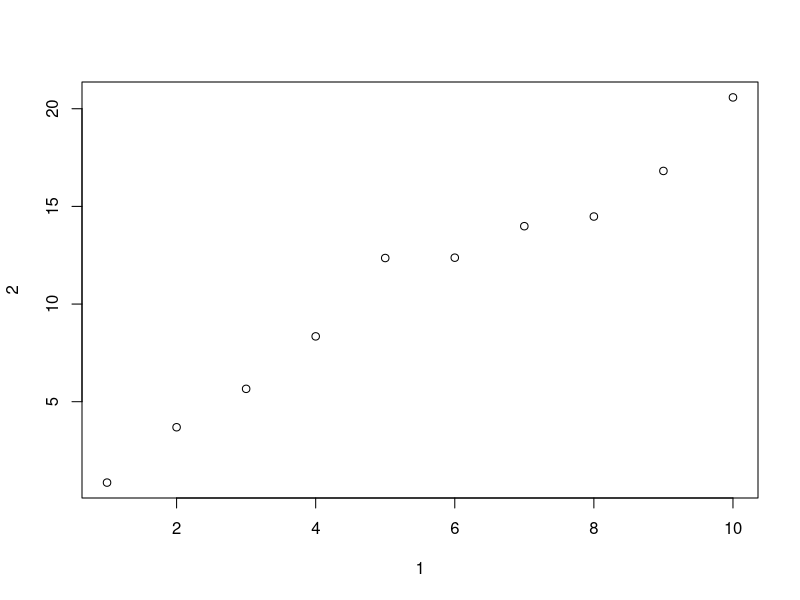
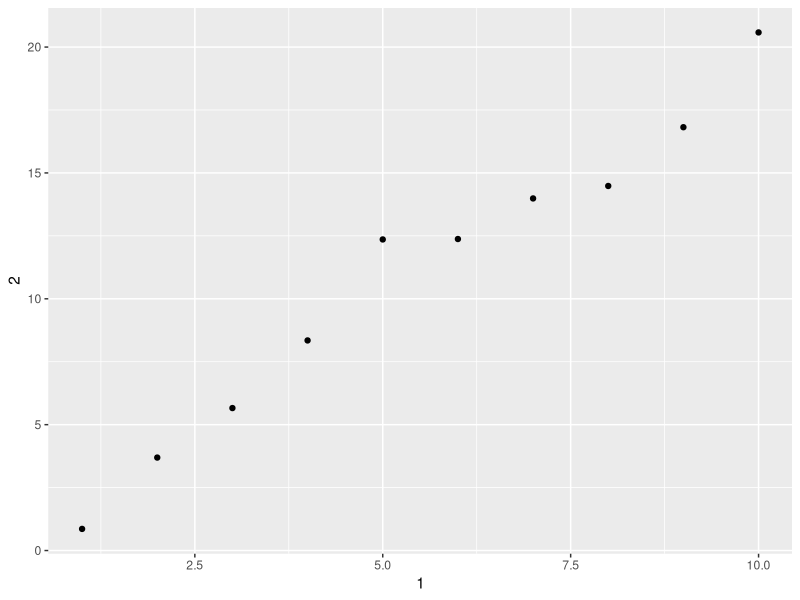
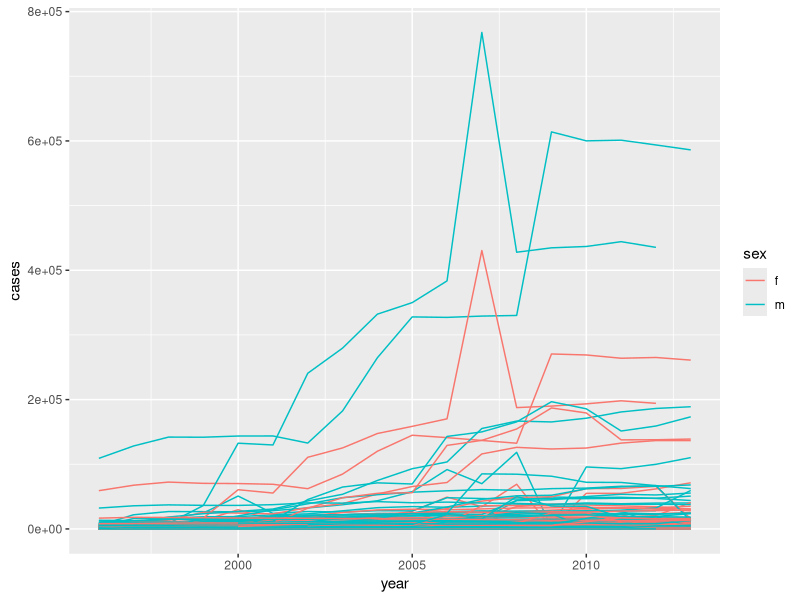

Generate these figures, in order, with R:
## ---- chunk 1
knitr::opts_chunk$set(echo = TRUE)
library(tibble)
library(ggplot2)
library(dplyr)
library(tidyverse)
library(tidyr)
library(foreign)
## ---- chunk 2
mtcars
class(mtcars)
class(as_tibble(mtcars))
## ---- chunk 3
#data.frame
df <- data.frame(abc = 1, xyz = "a")

#tibble
tbl <- as.tibble(df)

df$x
tbl$x

df[, "xyz"]
tbl[,"xyz"]

df[, c("abc", "xyz")]
tbl[,c("abc","xyz")]

## ---- chunk 4
annoying <- tibble(
  `1` = 1:10,
  `2` = `1` * 2 + rnorm(length(`1`))
)

annoying

#(1)Extracting the variable called 1.
annoying[1]
annoying[["1"]]
annoying$'1'

#(2)Plotting a scatterplot of 1 vs 2.
plot(annoying)
ggplot(annoying, aes(x = `1`, y = `2`)) +geom_point()

#(3)Creating a new column called 3 which is 2 divided by 1.
annoying$`3` <- annoying$`2` / annoying$`1`
annoying[["3"]] <- annoying[["2"]] / annoying[["1"]]


#(4)Renaming the columns to one, two and three.
annoying <- rename(annoying, one = `1`, two = `2`, three = `3`)
glimpse(annoying)
## ---- chunk 5
?enframe()
enframe(c(a = 5, b = 7, c=25))

x <- letters[1:3]
enframe(x)

m <- enframe(list(a = 1, b = 2, c=3))
m

n <- enframe(c(a = 1, b = 2,c=3))
n

## ---- chunk 6
?print.tbl_df()
## ---- chunk 7
who

who1 <- who %>%
  gather(new_sp_m014:newrel_f65, key = "key", value = "cases", na.rm = TRUE)
glimpse(who1)
who1

who2 <- who1 %>%
 mutate(key = stringr::str_replace(key, "newrel", "new_rel"))
who2

who3 <- who2 %>%
  separate(key, c("new", "type", "sexage"), sep = "_")
who3

who3 %>%
  count(new)

who4 <- who3 %>%
  select(-new, -iso2, -iso3)

who5 <- who4 %>%
  separate(sexage, c("sex", "age"), sep = 1)
who5
## ---- chunk 8
who1 %>%
  filter(cases == 0) %>%
  nrow()
## ---- chunk 9
who3a <- who1 %>%
  separate(key, c("new", "type", "sexage"), sep = "_")
## ---- chunk 10
filter(who3a, new == "newrel") %>% head()
## ---- chunk 11
select(who3, country, iso2, iso3) %>%
  distinct() %>%
  group_by(country) %>%
  filter(n() > 1)
## ---- chunk 12
who5 %>%
  group_by(country, year, sex) %>%
  filter(year > 1995) %>%
  summarise(cases = sum(cases)) %>%
  unite(country_sex, country, sex, remove = FALSE) %>%
  ggplot(aes(x = year, y = cases, group = country_sex, colour = sex)) +
  geom_line()
